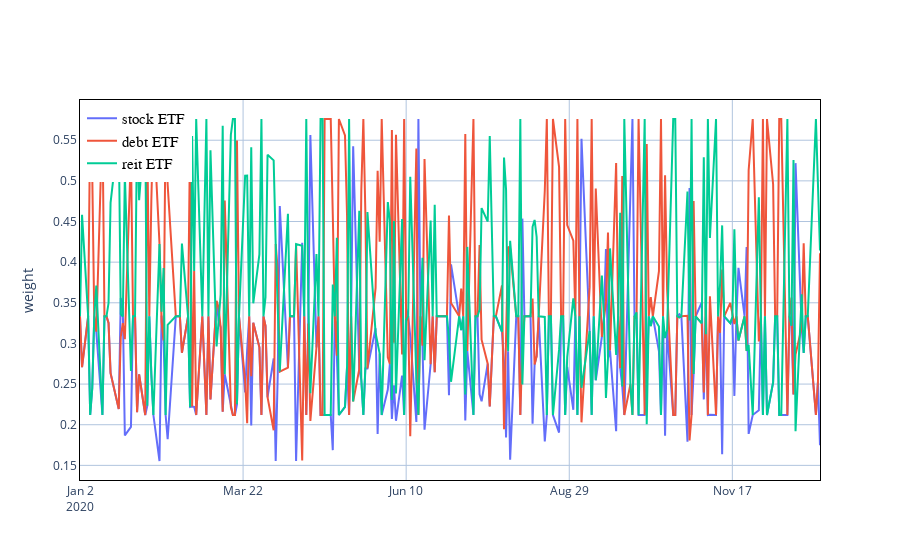

Notebook source saved alongside this figure:
### Code cell
weightTrend_plot(df_actions)

### Figure 1 — Plotly figure (JSON) as saved in the notebook; plotly's stock layout.template omitted (floating-point values rounded to 4 significant figures; data arrays with more than 128 entries replaced by an {"elided": "..."} marker saying what was removed)
{"data": [{"mode": "lines", "name": "stock ETF", "type": "scatter", "x": {"elided": "252 str values"}, "y": {"elided": "252 float values"}}, {"mode": "lines", "name": "debt ETF", "type": "scatter", "x": {"elided": "252 str values"}, "y": {"elided": "252 float values"}}, {"mode": "lines", "name": "reit ETF", "type": "scatter", "x": {"elided": "252 str values"}, "y": {"elided": "252 float values"}}], "layout": {"legend": {"bgcolor": "White", "bordercolor": "white", "borderwidth": 2, "font": {"color": "black", "family": "sans-serif", "size": 15}, "traceorder": "normal", "x": 0, "y": 1}, "paper_bgcolor": "rgba(1,1,0,0)", "plot_bgcolor": "rgba(1, 1, 0, 0)", "title": {"x": 0.5, "xanchor": "center", "y": 0.85, "yanchor": "top"}, "xaxis": {"dtick": 6912000000, "gridcolor": "LightSteelBlue", "gridwidth": 1, "linecolor": "black", "mirror": true, "showgrid": true, "showline": true, "tick0": "2020-01-02", "tickmode": "linear", "type": "date"}, "yaxis": {"gridcolor": "LightSteelBlue", "gridwidth": 1, "linecolor": "black", "mirror": true, "showgrid": true, "showline": true, "title": {"text": "weight"}, "zeroline": true, "zerolinecolor": "LightSteelBlue", "zerolinewidth": 1}}}
